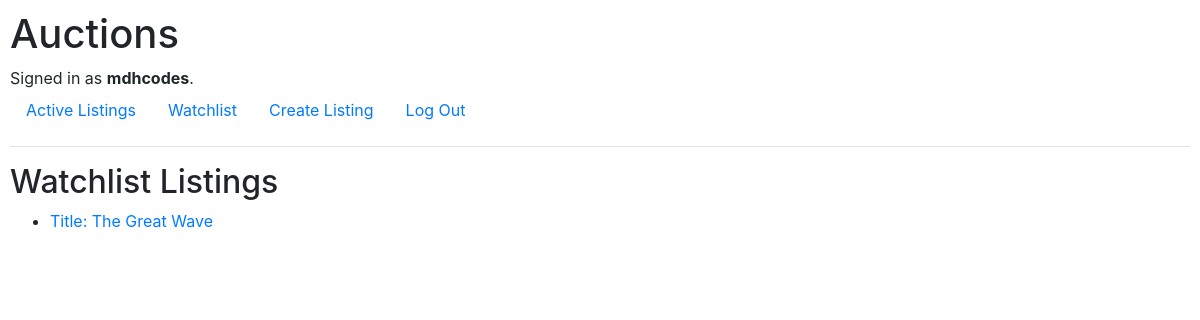
/watchList (signed in), run on an earlier commit of the app's database.
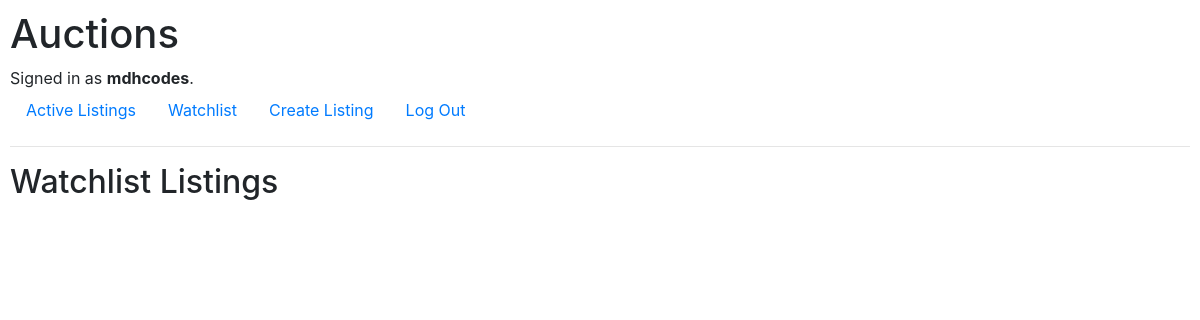
And on a later commit of the database.
### auctions/models.py (models this page shows)
class Listing(models.Model):
    title = models.CharField(max_length=100)
    description = models.TextField()
    category = models.CharField(max_length=100, blank=True) # blank=True - field may be empty.)
    image = models.ImageField(upload_to="images/") # blank=True - field may be empty. # Image files are uploaded to the media/images directory through the admin account. However, image files are not uploaded (to this directory) from the user.
    bid = models.DecimalField(max_digits=19, decimal_places=2, validators=[MinValueValidator(Decimal("0.01"))]) #, default=00.00) # "Stores numbers up to one billion with a resolution of 4 decimal places."
    watchlist = models.ManyToManyField(User, blank=True, related_name="watch_list") # blank=True means a Listing can have no users watching it.
    createdBy = models.ForeignKey(User, on_delete=models.CASCADE, related_name="user") # If a user is deleted, all listings posted by that user are deleted as well.
    def __str__(self):
        return f"{self.title} / {self.category}"

### auctions/views.py (the view)
# urls.py: path("watchList", views.watchList, name="watchList"),
def watchList(request):
    user_name = request.user
    get_user_watchList = user_name.watch_list.all()
    print("Get User WatchList", get_user_watchList)
    context = {
        "watchList": get_user_watchList
    }
    return render(request, "auctions/watchlist.html", context)

### auctions/templates/auctions/watchList.html (shortened to what this page needs)
{% extends "auctions/layout.html" %}
{% block body %}
    <h2>Watchlist Listings</h2>
    <ul>
        {% for listing in watchList %}
            <li><a href="{% url 'listing' listing.id %}">Title: {{ listing.title }}</a></li>
        {% endfor %}
    </ul>
{% endblock %}

What changed in the data, as far as the page shows it:
no longer on this page (row edited): Listing: title "The Great Wave"
